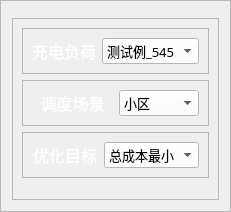
              <widget class="QFrame" name="frame_6">
               <property name="frameShape">
                <enum>QFrame::StyledPanel</enum>
               </property>
               <property name="frameShadow">
                <enum>QFrame::Raised</enum>
               </property>
               <layout class="QVBoxLayout" name="verticalLayout_4">
                <item>
                 <widget class="QFrame" name="frame_8">
                  <property name="maximumSize">
                   <size>
                    <width>16777215</width>
                    <height>30</height>
                   </size>
                  </property>
                  <property name="frameShape">
                   <enum>QFrame::StyledPanel</enum>
                  </property>
                  <property name="frameShadow">
                   <enum>QFrame::Raised</enum>
                  </property>
                  <widget class="QLabel" name="label_2">
                   <property name="geometry">
                    <rect>
                     <x>40</x>
                     <y>0</y>
                     <width>81</width>
                     <height>21</height>
                    </rect>
                   </property>
                   <property name="font">
                    <font>
                     <family>等线 Light</family>
                     <pointsize>14</pointsize>
                     <weight>75</weight>
                     <bold>true</bold>
                    </font>
                   </property>
                   <property name="styleSheet">
                    <string notr="true">color: rgb(255, 255, 255);</string>
                   </property>
                   <property name="text">
                    <string>参数设置</string>
                   </property>
                   <property name="alignment">
                    <set>Qt::AlignCenter</set>
                   </property>
                  </widget>
                  <widget class="QPushButton" name="pushButton_8">
                   <property name="geometry">
                    <rect>
                     <x>0</x>
                     <y>-10</y>
                     <width>41</width>
                     <height>41</height>
                    </rect>
                   </property>
                   <property name="styleSheet">
                    <string notr="true">QPushButton,#pushButton_8{
	color: rgb(255, 255, 255);
	border:none;
}</string>
                   </property>
                   <property name="text">
                    <string/>
                   </property>
                   <property name="icon">
                    <iconset resource="icon.qrc">
                     <normaloff>:/icons/right.png</normaloff>:/icons/right.png</iconset>
                   </property>
                   <property name="iconSize">
                    <size>
                     <width>30</width>
                     <height>20</height>
                    </size>
                   </property>
                  </widget>
                 </widget>
                </item>
                <item>
                 <widget class="QFrame" name="frame_9">
                  <property name="frameShape">
                   <enum>QFrame::StyledPanel</enum>
                  </property>
                  <property name="frameShadow">
                   <enum>QFrame::Raised</enum>
                  </property>
                  <layout class="QVBoxLayout" name="verticalLayout_13">
                   <item>
                    <widget class="QFrame" name="frame_26">
                     <property name="frameShape">
                      <enum>QFrame::StyledPanel</enum>
                     </property>
                     <property name="frameShadow">
                      <enum>QFrame::Raised</enum>
                     </property>
                     <layout class="QHBoxLayout" name="horizontalLayout_8">
                      <item>
                       <widget class="QLabel" name="label_3">
                        <property name="font">
                         <font>
                          <family>微软雅黑 Light</family>
                          <pointsize>12</pointsize>
                         </font>
                        </property>
                        <property name="styleSheet">
                         <string notr="true">color: rgb(255, 255, 255);</string>
                        </property>
                        <property name="text">
                         <string>充电负荷</string>
                        </property>
                        <property name="alignment">
                         <set>Qt::AlignCenter</set>
                        </property>
                       </widget>
                      </item>
                      <item>
                       <widget class="QComboBox" name="comboBox">
                        <property name="font">
                         <font>
                          <family>微软雅黑</family>
                          <pointsize>10</pointsize>
                         </font>
                        </property>
                        <property name="styleSheet">
                         <string notr="true">background-color: rgb(255, 255, 255);</string>
                        </property>
                        <item>
                         <property name="text">
                          <string>测试例_545</string>
                         </property>
                        </item>
                       </widget>
                      </item>
                     </layout>
                    </widget>
                   </item>
                   <item>
                    <widget class="QFrame" name="frame_24">
                     <property name="frameShape">
                      <enum>QFrame::StyledPanel</enum>
                     </property>
                     <property name="frameShadow">
                      <enum>QFrame::Raised</enum>
                     </property>
                     <layout class="QHBoxLayout" name="horizontalLayout_9">
                      <item>
                       <widget class="QLabel" name="label_4">
                        <property name="font">
                         <font>
                          <family>微软雅黑 Light</family>
                          <pointsize>12</pointsize>
                         </font>
                        </property>
                        <property name="styleSheet">
                         <string notr="true">color: rgb(255, 255, 255);</string>
                        </property>
                        <property name="text">
                         <string>调度场景</string>
                        </property>
                        <property name="alignment">
                         <set>Qt::AlignCenter</set>
                        </property>
                       </widget>
                      </item>
                      <item>
                       <widget class="QComboBox" name="comboBox_2">
                        <property name="font">
                         <font>
                          <family>微软雅黑</family>
                          <pointsize>10</pointsize>
                         </font>
                        </property>
                        <property name="styleSheet">
                         <string notr="true">background-color: rgb(255, 255, 255);</string>
                        </property>
                        <item>
                         <property name="text">
                          <string>小区</string>
                         </property>
                        </item>
                        <item>
                         <property name="text">
                          <string>商场</string>
                         </property>
                        </item>
                        <item>
                         <property name="text">
                          <string>工厂</string>
                         </property>
                        </item>
                       </widget>
                      </item>
                     </layout>
                    </widget>
                   </item>
                   <item>
                    <widget class="QFrame" name="frame_25">
                     <property name="frameShape">
                      <enum>QFrame::StyledPanel</enum>
                     </property>
                     <property name="frameShadow">
                      <enum>QFrame::Raised</enum>
                     </property>
                     <layout class="QHBoxLayout" name="horizontalLayout_10">
                      <item>
                       <widget class="QLabel" name="label_5">
                        <property name="font">
                         <font>
                          <family>微软雅黑 Light</family>
                          <pointsize>12</pointsize>
                         </font>
                        </property>
                        <property name="styleSheet">
                         <string notr="true">color: rgb(255, 255, 255);</string>
                        </property>
                        <property name="text">
                         <string>优化目标</string>
                        </property>
                        <property name="alignment">
                         <set>Qt::AlignCenter</set>
                        </property>
                       </widget>
                      </item>
                      <item>
                       <widget class="QComboBox" name="comboBox_3">
                        <property name="font">
                         <font>
                          <family>微软雅黑</family>
                          <pointsize>10</pointsize>
                          <weight>50</weight>
                          <bold>false</bold>
                         </font>
                        </property>
                        <property name="styleSheet">
                         <string notr="true">background-color: rgb(255, 255, 255);</string>
                        </property>
                        <item>
                         <property name="text">
                          <string>总成本最小</string>
                         </property>
                        </item>
                        <item>
                         <property name="text">
                          <string>网损最小</string>
                         </property>
                        </item>
                       </widget>
                      </item>
                     </layout>
                    </widget>
                   </item>
                   <item>
                    <widget class="QFrame" name="frame_27">
                     <property name="frameShape">
                      <enum>QFrame::StyledPanel</enum>
                     </property>
                     <property name="frameShadow">
                      <enum>QFrame::Raised</enum>
                     </property>
                     <widget class="QPushButton" name="pushButton_9">
                      <property name="geometry">
                       <rect>
                        <x>70</x>
                        <y>10</y>
                        <width>101</width>
                        <height>31</height>
                       </rect>
                      </property>
                      <property name="font">
                       <font>
                        <family>微软雅黑 Light</family>
                        <pointsize>12</pointsize>
                       </font>
                      </property>
                      <property name="styleSheet">
                       <string notr="true">color: rgb(255, 255, 255);
background-color: rgb(255, 255, 255);
background-color: rgb(0, 62, 81);</string>
                      </property>
                      <property name="text">
                       <string>开始调度</string>
                      </property>
                      <property name="icon">
                       <iconset resource="icon.qrc">
                        <normaloff>:/icons/play.png</normaloff>:/icons/play.png</iconset>
                      </property>
                      <property name="iconSize">
                       <size>
                        <width>25</width>
                        <height>25</height>
                       </size>
                      </property>
                     </widget>
                    </widget>
                   </item>
                   <item>
                    <widget class="QFrame" name="frame_28">
                     <property name="frameShape">
                      <enum>QFrame::StyledPanel</enum>
                     </property>
                     <property name="frameShadow">
                      <enum>QFrame::Raised</enum>
                     </property>
                     <widget class="QProgressBar" name="progressBar">
                      <property name="geometry">
                       <rect>
                        <x>0</x>
                        <y>10</y>
                        <width>231</width>
                        <height>21</height>
                       </rect>
                      </property>
                      <property name="styleSheet">
                       <string notr="true">color: rgb(255, 255, 255);</string>
                      </property>
                      <property name="value">
                       <number>24</number>
                      </property>
                     </widget>
                    </widget>
                   </item>
                  </layout>
                 </widget>
                </item>
               </layout>
              </widget>
